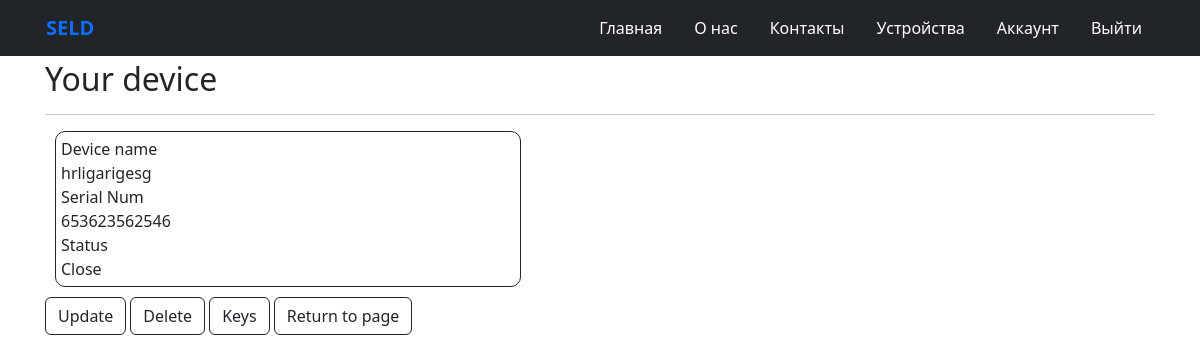
Before: /your_device/95/ (signed in) with the older database file.
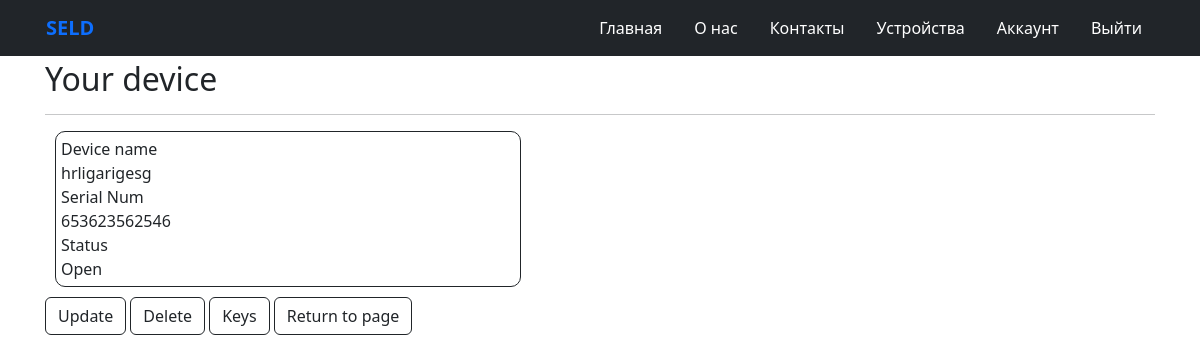
After: the same page with the newer database file.
### app/models.py (models this page shows, shortened)
class DeviceModel(models.Model):
    device_name = models.CharField(max_length=255)
    serial_num = models.CharField(max_length=255, unique=True)
    status = models.CharField(max_length=10, default="Close")
    user = UserForeignKey(auto_user_add=True)
    objects = models.Manager()

### app/views.py (the view)
class DeviceDetailView(DetailView):
    model = DeviceModel
    template_name = 'app/your_device.html'
    context_object_name = 'data'

### app/templates/app/your_device.html
{% extends 'app/layout.html'%}
{% block safe %}
<h2>Your device</h2>
<hr />
<div class="block-form">
    <div class="form-group">
        <label class="col-md-3 control-label">Device name</label>
        <div class="col-md-20">
            {{ data.device_name }}
        </div>
    </div>
    <div class="form-group">
        <label class="col-md-3 control-label">Serial Num</label>
        <div class="col-md-20">
            {{ data.serial_num }}
        </div>
    </div>
    <div class="form-group">
        <label class="col-md-3 control-label">Status</label>
        <div class="col-md-20">
            {{ data.status }}
        </div>
    </div>
</div>
<div>
    <a href="{% url 'update_form' data.id %}" class="col-md-offset-1 btn btn-outline-dark">Update</a>
    <a href="{% url 'delete_form' data.id %}" class="col-md-offset btn btn-outline-dark">Delete</a>
    <a href="{% url 'keys' data.id %}" class="col-md-offset btn btn-outline-dark">Keys</a>
    <a href="{% url 'devices' %}" class="col-md-offset btn btn-outline-dark">Return to page</a>
</div>
{% endblock %}

### app/templates/app/layout.html (shortened to what this page needs)
<!DOCTYPE html>
<html>
<head>
    {% load static %}
    <link href="https://cdn.jsdelivr.net/npm/bootstrap@5.3.0/dist/css/bootstrap.min.css" rel="stylesheet">
    <link rel="stylesheet" type="text/css" href="{% static 'app/content/site.css' %}" />
    <link rel="stylesheet" type="text/css" href="{% static 'app/content/style.css' %}" />
</head>
<body>
    {% include 'app/navbar.html' %}
    {% if user.is_authenticated %}
    <div class="container body-content">
        {% block safe %}
        {% endblock %}
    </div>
    {% endif %}
</body>
</html>

### app/templates/app/navbar.html (shortened to what this page needs)
<nav class="navbar navbar-expand-lg fixed-top navbar-dark bg-dark">
    <div class="container">
        <a class="navbar-brand" href="{% url 'seld' %}"><span class="text-primary fs-5 ms-1 fw-bolder">SELD</span></a>
        <div class="collapse navbar-collapse" id="navbarTogglerDemo02">
            <ul class="navbar-nav ms-auto">
                <li class="nav-item">
                    <a class="nav-link text-white mx-2" href="{% url 'home' %}">Главная</a>
                </li>
                <li class="nav-item">
                    <a class="nav-link text-white mx-2" href="{% url 'about' %}">О нас</a>
                </li>
                <li class="nav-item">
                    <a class="nav-link text-white mx-2" href="{% url 'contact' %}">Контакты</a>
                </li>
                {% if user.is_authenticated %}
                <li class="nav-item">
                    <a class="nav-link text-white mx-2" href="{% url 'devices' %}">Устройства</a>
                </li>
                <li class="nav-item">
                    <a class="nav-link text-white mx-2" href="{% url 'profile' %}">Аккаунт</a>
                </li>
                <li class="nav-item">
                    <a class="nav-link text-white mx-2" href="{% url 'log_out' %}">Выйти</a>
                </li>
                {% endif %}
            </ul>
        </div>
    </div>
</nav>

### app/static/app/content/site.css (style rules this page uses)
body { padding-top: 50px; padding-bottom: 20px; }
.body-content { padding-left: 15px; padding-right: 15px; }

### app/static/app/content/style.css (style rules this page uses)
h2 { margin: 10px 0 0 0; }
.block-form { border-radius: 10px; border: 1px solid; padding: 5px; width: 42%; margin: 10px; }

Changed rows visible on the page:
changed DeviceModel "hrligarigesg": status "Close" → "Open"
